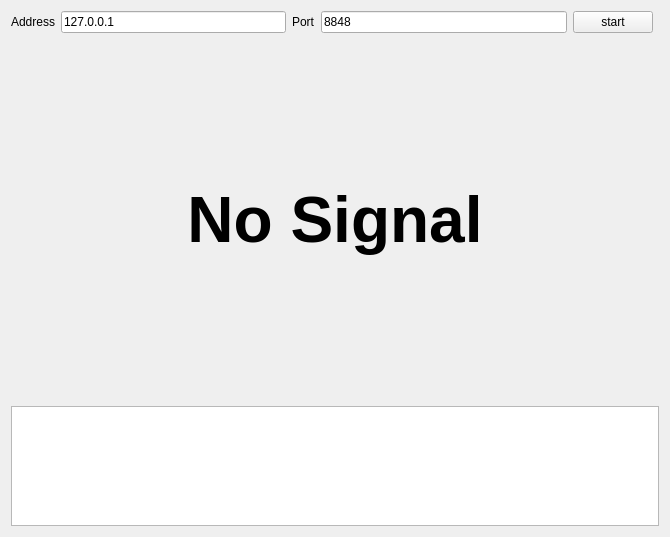
<?xml version="1.0" encoding="UTF-8"?>
<ui version="4.0">
 <class>Widget</class>
 <widget class="QWidget" name="Widget">
  <property name="geometry">
   <rect>
    <x>0</x>
    <y>0</y>
    <width>670</width>
    <height>537</height>
   </rect>
  </property>
  <property name="windowTitle">
   <string>Widget</string>
  </property>
  <layout class="QGridLayout" name="gridLayout">
   <item row="3" column="0" colspan="4">
    <widget class="QTextEdit" name="textEdit">
     <property name="sizePolicy">
      <sizepolicy hsizetype="Expanding" vsizetype="Fixed">
       <horstretch>0</horstretch>
       <verstretch>0</verstretch>
      </sizepolicy>
     </property>
     <property name="maximumSize">
      <size>
       <width>16777215</width>
       <height>120</height>
      </size>
     </property>
    </widget>
   </item>
   <item row="2" column="0" colspan="4">
    <widget class="QLabel" name="label">
     <property name="sizePolicy">
      <sizepolicy hsizetype="Preferred" vsizetype="Expanding">
       <horstretch>0</horstretch>
       <verstretch>0</verstretch>
      </sizepolicy>
     </property>
     <property name="font">
      <font>
       <pointsize>48</pointsize>
       <bold>true</bold>
      </font>
     </property>
     <property name="text">
      <string>No Signal</string>
     </property>
     <property name="alignment">
      <set>Qt::AlignCenter</set>
     </property>
    </widget>
   </item>
   <item row="0" column="1">
    <layout class="QHBoxLayout" name="horizontalLayout_2">
     <item>
      <widget class="QLabel" name="label_3">
       <property name="text">
        <string>Port</string>
       </property>
      </widget>
     </item>
     <item>
      <widget class="QLineEdit" name="le_port">
       <property name="text">
        <string>8848</string>
       </property>
      </widget>
     </item>
    </layout>
   </item>
   <item row="0" column="0">
    <layout class="QHBoxLayout" name="horizontalLayout">
     <item>
      <widget class="QLabel" name="label_2">
       <property name="text">
        <string>Address</string>
       </property>
      </widget>
     </item>
     <item>
      <widget class="QLineEdit" name="le_address">
       <property name="text">
        <string>127.0.0.1</string>
       </property>
      </widget>
     </item>
    </layout>
   </item>
   <item row="0" column="2">
    <widget class="QPushButton" name="pb_start">
     <property name="text">
      <string>start</string>
     </property>
    </widget>
   </item>
  </layout>
 </widget>
 <resources/>
 <connections/>
</ui>
